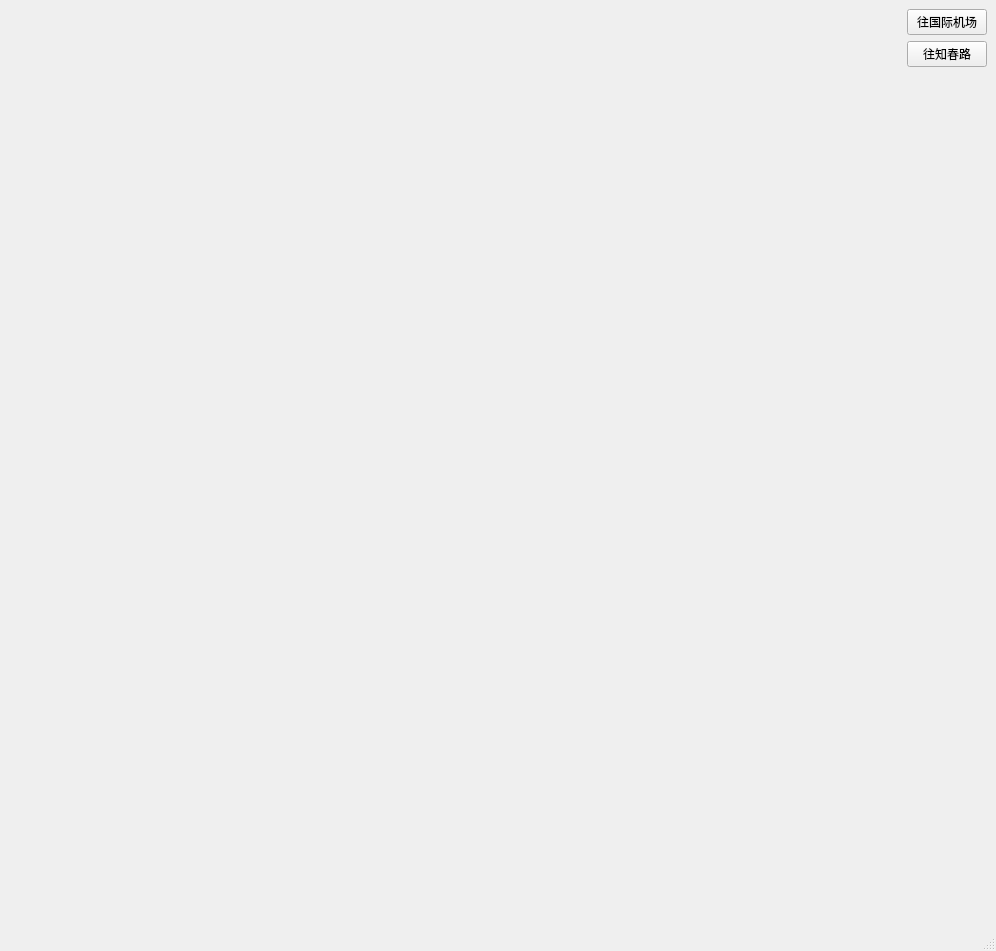
<?xml version="1.0" encoding="UTF-8"?>
<ui version="4.0">
 <class>MainWindow</class>
 <widget class="QMainWindow" name="MainWindow">
  <property name="geometry">
   <rect>
    <x>0</x>
    <y>0</y>
    <width>996</width>
    <height>951</height>
   </rect>
  </property>
  <property name="windowTitle">
   <string>MainWindow</string>
  </property>
  <widget class="QWidget" name="centralwidget">
   <layout class="QGridLayout" name="gridLayout">
    <item row="0" column="0">
     <layout class="QHBoxLayout" name="horizontalLayout" stretch="9,0">
      <item>
       <widget class="CustomWidget" name="widget" native="true"/>
      </item>
      <item>
       <layout class="QVBoxLayout" name="verticalLayout">
        <item>
         <widget class="QPushButton" name="pushButton_9">
          <property name="text">
           <string>往国际机场</string>
          </property>
         </widget>
        </item>
        <item>
         <widget class="QPushButton" name="pushButton">
          <property name="text">
           <string>往知春路</string>
          </property>
         </widget>
        </item>
        <item>
         <spacer name="verticalSpacer">
          <property name="orientation">
           <enum>Qt::Vertical</enum>
          </property>
          <property name="sizeHint" stdset="0">
           <size>
            <width>20</width>
            <height>40</height>
           </size>
          </property>
         </spacer>
        </item>
       </layout>
      </item>
     </layout>
    </item>
   </layout>
  </widget>
  <widget class="QMenuBar" name="menubar">
   <property name="geometry">
    <rect>
     <x>0</x>
     <y>0</y>
     <width>996</width>
     <height>26</height>
    </rect>
   </property>
  </widget>
  <widget class="QStatusBar" name="statusbar"/>
 </widget>
 <customwidgets>
  <customwidget>
   <class>CustomWidget</class>
   <extends>QWidget</extends>
   <header>CustomWidget.h</header>
   <container>1</container>
  </customwidget>
 </customwidgets>
 <resources/>
 <connections/>
</ui>
